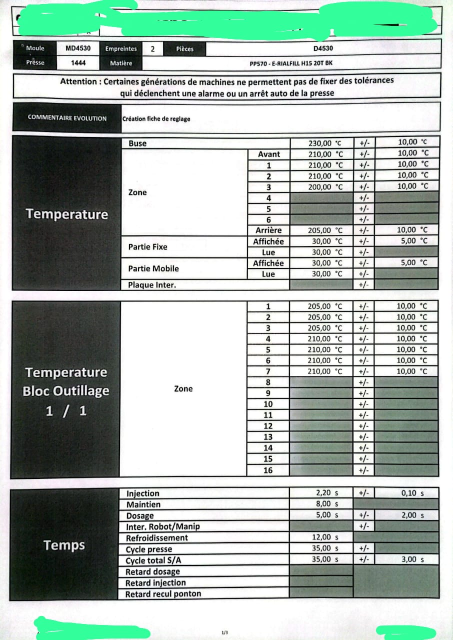
#> input picture extract_data_clayens/code/images/piece1/image1.jpeg, 906 x 1280 px (shown at 1/2 size)
$ python extract-with-blank-image.py
#> lines starting #> are read from the running program, lines starting #| are printed output that depends on the picture
import cv2
import numpy as np
import requests

# Load the image
image = cv2.imread("images/piece1/image1.jpeg")
#> image is the input picture: shape (1280, 906, 3); mean B, G, R 174, 181, 168.8

# Define coordinates (ensuring top-left < bottom-right)
x1, y1 = 581, int(277+(582-277)*8/14)
x2, y2 = 667, int(298+(582-277)*8/14)

# Crop the region
cropped_image = image[y1:y2, x1:x2]
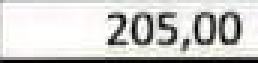
#> cropped_image: shape (21, 86, 3) (shown 3 times larger); mean B, G, R 199.9, 202.1, 202.5

# Get dimensions of the cropped image
crop_height, crop_width, channels = cropped_image.shape
#> crop_height = 21; crop_width = 86; channels = 3
00
# Define size of the blank image (e.g., 500x500 pixels)
blank_height, blank_width = 500, 500
blank_image = 255 * np.ones((blank_height, blank_width, channels), dtype=np.uint8)  # White background

# Define where to place the cropped image (center or a specific position)
start_x, start_y = 150, 200  # Adjust as needed

# Ensure cropped image fits within the blank image
end_x, end_y = start_x + crop_width, start_y + crop_height
#> end_x = 236; end_y = 221
if end_x > blank_width or end_y > blank_height:
    raise ValueError("Cropped image is too large to fit in the blank image at the specified position!")

# Paste the cropped image onto the blank image
blank_image[start_y:end_y, start_x:end_x] = cropped_image
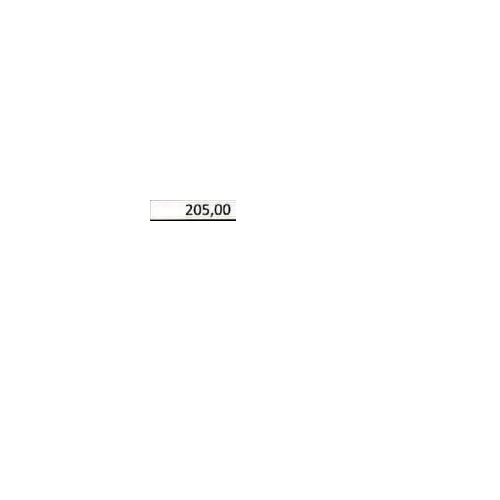
#> blank_image: shape (500, 500, 3); mean B, G, R 254.6, 254.6, 254.6

# Save the final image temporarily
cropped_image_path = "temp_cropped_image.jpeg"
cv2.imwrite(cropped_image_path, blank_image)

# Send the image to the Flask API
url = "http://127.0.0.1:5000/extract"  # Change if needed
files = {'file': open(cropped_image_path, 'rb')}
#> (the run stopped early here; a loop or call above may not have finished)

$ run again, with extract_data_clayens/code/images/piece1/image2.jpeg copied over extract_data_clayens/code/images/piece1/image1.jpeg
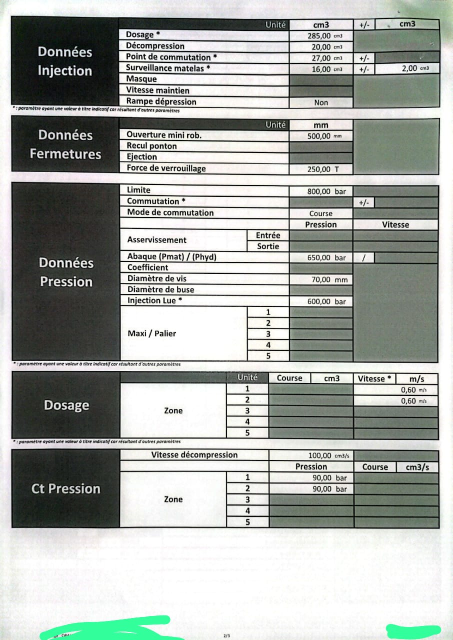
#> input picture extract_data_clayens/code/images/piece1/image2.jpeg, 905 x 1280 px (shown at 1/2 size)
#> image is the input picture: shape (1280, 905, 3); mean B, G, R 166.5, 171.3, 167.4
#> `cropped_image = image[y1:y2, x1:x2]`:
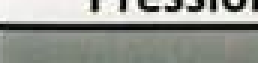
#> cropped_image: shape (21, 86, 3) (shown 3 times larger); mean B, G, R 142.5, 148.9, 146.2
#> `blank_image[start_y:end_y, start_x:end_x] = cropped_image`:
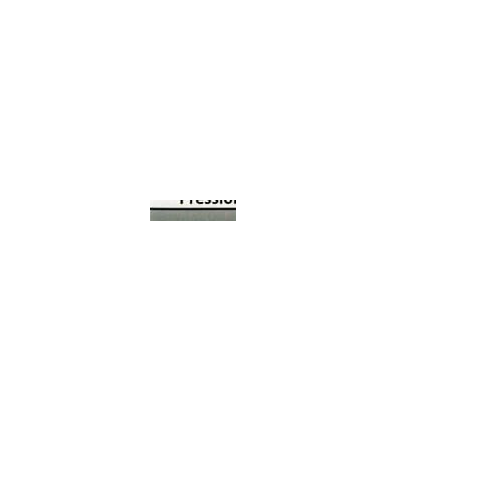
#> blank_image: shape (500, 500, 3); mean B, G, R 254.2, 254.2, 254.2

$ run again, with extract_data_clayens/code/images/piece1/image3.jpeg copied over extract_data_clayens/code/images/piece1/image1.jpeg
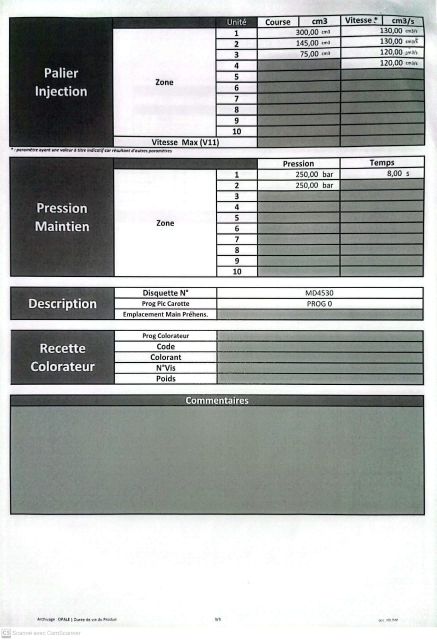
#> input picture extract_data_clayens/code/images/piece1/image3.jpeg, 873 x 1280 px (shown at 1/2 size)
#> image is the input picture: shape (1280, 873, 3); mean B, G, R 172.8, 174.6, 171.8
#> `cropped_image = image[y1:y2, x1:x2]`:
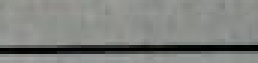
#> cropped_image: shape (21, 86, 3) (shown 3 times larger); mean B, G, R 126.5, 129.9, 127.7
#> `blank_image[start_y:end_y, start_x:end_x] = cropped_image`:
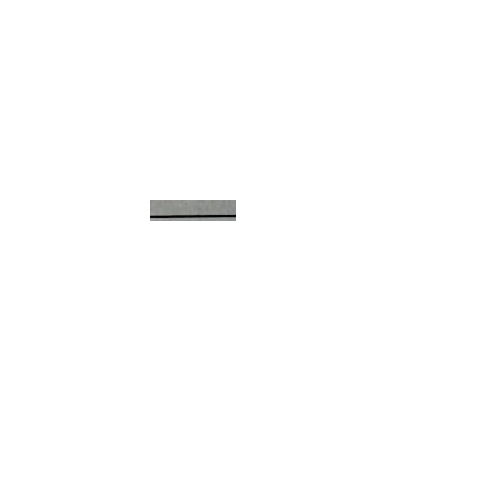
#> blank_image: shape (500, 500, 3); mean B, G, R 254.1, 254.1, 254.1
